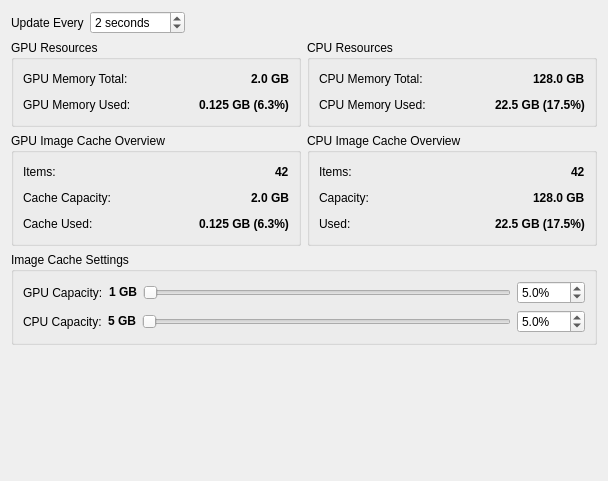
<?xml version="1.0" encoding="UTF-8"?>
<ui version="4.0">
 <class>Form</class>
 <widget class="QWidget" name="Form">
  <property name="geometry">
   <rect>
    <x>0</x>
    <y>0</y>
    <width>608</width>
    <height>481</height>
   </rect>
  </property>
  <property name="windowTitle">
   <string>Form</string>
  </property>
  <layout class="QVBoxLayout" name="verticalLayout">
   <item>
    <layout class="QHBoxLayout" name="horizontalLayout_5">
     <item>
      <widget class="QLabel" name="label_5">
       <property name="text">
        <string>Update Every</string>
       </property>
      </widget>
     </item>
     <item>
      <widget class="QSpinBox" name="updateEvery_spinBox">
       <property name="suffix">
        <string> seconds</string>
       </property>
       <property name="minimum">
        <number>1</number>
       </property>
       <property name="maximum">
        <number>300</number>
       </property>
       <property name="value">
        <number>2</number>
       </property>
      </widget>
     </item>
     <item>
      <spacer name="horizontalSpacer">
       <property name="orientation">
        <enum>Qt::Horizontal</enum>
       </property>
       <property name="sizeHint" stdset="0">
        <size>
         <width>40</width>
         <height>20</height>
        </size>
       </property>
      </spacer>
     </item>
    </layout>
   </item>
   <item>
    <layout class="QHBoxLayout" name="horizontalLayout_2">
     <item>
      <widget class="QGroupBox" name="gpuResources_groupBox">
       <property name="title">
        <string>GPU Resources</string>
       </property>
       <layout class="QHBoxLayout" name="horizontalLayout_15">
        <item>
         <layout class="QVBoxLayout" name="verticalLayout_2">
          <item>
           <layout class="QHBoxLayout" name="horizontalLayout">
            <item>
             <widget class="QLabel" name="gpuMemoryTotal_label">
              <property name="text">
               <string>GPU Memory Total:</string>
              </property>
             </widget>
            </item>
            <item>
             <spacer name="horizontalSpacer_2">
              <property name="orientation">
               <enum>Qt::Horizontal</enum>
              </property>
              <property name="sizeHint" stdset="0">
               <size>
                <width>40</width>
                <height>20</height>
               </size>
              </property>
             </spacer>
            </item>
            <item>
             <widget class="QLabel" name="gpuMemoryTotalValue_label">
              <property name="text">
               <string>&lt;html&gt;&lt;head/&gt;&lt;body&gt;&lt;p&gt;&lt;span style=&quot; font-weight:600;&quot;&gt;2.0 GB&lt;/span&gt;&lt;/p&gt;&lt;/body&gt;&lt;/html&gt;</string>
              </property>
             </widget>
            </item>
           </layout>
          </item>
          <item>
           <layout class="QHBoxLayout" name="horizontalLayout_4">
            <item>
             <widget class="QLabel" name="gpuMemoryUsed_label">
              <property name="text">
               <string>GPU Memory Used:</string>
              </property>
             </widget>
            </item>
            <item>
             <spacer name="horizontalSpacer_4">
              <property name="orientation">
               <enum>Qt::Horizontal</enum>
              </property>
              <property name="sizeHint" stdset="0">
               <size>
                <width>40</width>
                <height>20</height>
               </size>
              </property>
             </spacer>
            </item>
            <item>
             <widget class="QLabel" name="gpuMemoryUsedValue_label">
              <property name="text">
               <string>&lt;html&gt;&lt;head/&gt;&lt;body&gt;&lt;p&gt;&lt;span style=&quot; font-weight:600;&quot;&gt;0.125 GB (6.3%)&lt;/span&gt;&lt;/p&gt;&lt;/body&gt;&lt;/html&gt;</string>
              </property>
             </widget>
            </item>
           </layout>
          </item>
         </layout>
        </item>
       </layout>
      </widget>
     </item>
     <item>
      <widget class="QGroupBox" name="cpuResources_groupBox">
       <property name="title">
        <string>CPU Resources</string>
       </property>
       <layout class="QHBoxLayout" name="horizontalLayout_16">
        <item>
         <layout class="QVBoxLayout" name="verticalLayout_3">
          <item>
           <layout class="QHBoxLayout" name="horizontalLayout_6">
            <item>
             <widget class="QLabel" name="cpuMemoryTotal_label">
              <property name="text">
               <string>CPU Memory Total:</string>
              </property>
             </widget>
            </item>
            <item>
             <spacer name="horizontalSpacer_3">
              <property name="orientation">
               <enum>Qt::Horizontal</enum>
              </property>
              <property name="sizeHint" stdset="0">
               <size>
                <width>40</width>
                <height>20</height>
               </size>
              </property>
             </spacer>
            </item>
            <item>
             <widget class="QLabel" name="cpuMemoryTotalValue_label">
              <property name="text">
               <string>&lt;html&gt;&lt;head/&gt;&lt;body&gt;&lt;p&gt;&lt;span style=&quot; font-weight:600;&quot;&gt;128.0 GB&lt;/span&gt;&lt;/p&gt;&lt;/body&gt;&lt;/html&gt;</string>
              </property>
             </widget>
            </item>
           </layout>
          </item>
          <item>
           <layout class="QHBoxLayout" name="horizontalLayout_17">
            <item>
             <widget class="QLabel" name="cpuMemoryUsed_label">
              <property name="text">
               <string>CPU Memory Used:</string>
              </property>
             </widget>
            </item>
            <item>
             <spacer name="horizontalSpacer_5">
              <property name="orientation">
               <enum>Qt::Horizontal</enum>
              </property>
              <property name="sizeHint" stdset="0">
               <size>
                <width>40</width>
                <height>20</height>
               </size>
              </property>
             </spacer>
            </item>
            <item>
             <widget class="QLabel" name="cpuMemoryUsedValue_label">
              <property name="text">
               <string>&lt;html&gt;&lt;head/&gt;&lt;body&gt;&lt;p&gt;&lt;span style=&quot; font-weight:600;&quot;&gt;22.5 GB (17.5%)&lt;/span&gt;&lt;/p&gt;&lt;/body&gt;&lt;/html&gt;</string>
              </property>
             </widget>
            </item>
           </layout>
          </item>
         </layout>
        </item>
       </layout>
      </widget>
     </item>
    </layout>
   </item>
   <item>
    <layout class="QHBoxLayout" name="horizontalLayout_14">
     <item>
      <widget class="QGroupBox" name="imageCacheOverview_groupBox">
       <property name="title">
        <string>GPU Image Cache Overview</string>
       </property>
       <layout class="QVBoxLayout" name="verticalLayout_5">
        <item>
         <layout class="QHBoxLayout" name="horizontalLayout_3">
          <item>
           <widget class="QLabel" name="gpuItems_label">
            <property name="text">
             <string>Items:</string>
            </property>
           </widget>
          </item>
          <item>
           <spacer name="horizontalSpacer_6">
            <property name="orientation">
             <enum>Qt::Horizontal</enum>
            </property>
            <property name="sizeHint" stdset="0">
             <size>
              <width>40</width>
              <height>20</height>
             </size>
            </property>
           </spacer>
          </item>
          <item>
           <widget class="QLabel" name="gpuItemsValue_label">
            <property name="text">
             <string>&lt;html&gt;&lt;head/&gt;&lt;body&gt;&lt;p&gt;&lt;span style=&quot; font-weight:600;&quot;&gt;42&lt;/span&gt;&lt;/p&gt;&lt;/body&gt;&lt;/html&gt;</string>
            </property>
           </widget>
          </item>
         </layout>
        </item>
        <item>
         <layout class="QHBoxLayout" name="horizontalLayout_9">
          <item>
           <widget class="QLabel" name="gpuMemoryTotal_label_2">
            <property name="text">
             <string>Cache Capacity:</string>
            </property>
           </widget>
          </item>
          <item>
           <spacer name="horizontalSpacer_7">
            <property name="orientation">
             <enum>Qt::Horizontal</enum>
            </property>
            <property name="sizeHint" stdset="0">
             <size>
              <width>40</width>
              <height>20</height>
             </size>
            </property>
           </spacer>
          </item>
          <item>
           <widget class="QLabel" name="gpuMemoryTotalValue_label_2">
            <property name="text">
             <string>&lt;html&gt;&lt;head/&gt;&lt;body&gt;&lt;p&gt;&lt;span style=&quot; font-weight:600;&quot;&gt;2.0 GB&lt;/span&gt;&lt;/p&gt;&lt;/body&gt;&lt;/html&gt;</string>
            </property>
           </widget>
          </item>
         </layout>
        </item>
        <item>
         <layout class="QHBoxLayout" name="horizontalLayout_10">
          <item>
           <widget class="QLabel" name="gpuMemoryUsed_label_2">
            <property name="text">
             <string>Cache Used:</string>
            </property>
           </widget>
          </item>
          <item>
           <spacer name="horizontalSpacer_8">
            <property name="orientation">
             <enum>Qt::Horizontal</enum>
            </property>
            <property name="sizeHint" stdset="0">
             <size>
              <width>40</width>
              <height>20</height>
             </size>
            </property>
           </spacer>
          </item>
          <item>
           <widget class="QLabel" name="gpuMemoryUsedValue_label_2">
            <property name="text">
             <string>&lt;html&gt;&lt;head/&gt;&lt;body&gt;&lt;p&gt;&lt;span style=&quot; font-weight:600;&quot;&gt;0.125 GB (6.3%)&lt;/span&gt;&lt;/p&gt;&lt;/body&gt;&lt;/html&gt;</string>
            </property>
           </widget>
          </item>
         </layout>
        </item>
       </layout>
      </widget>
     </item>
     <item>
      <widget class="QGroupBox" name="imageCacheOverview_groupBox_2">
       <property name="title">
        <string>CPU Image Cache Overview</string>
       </property>
       <layout class="QVBoxLayout" name="verticalLayout_6">
        <item>
         <layout class="QHBoxLayout" name="horizontalLayout_11">
          <item>
           <widget class="QLabel" name="cpuItems_label">
            <property name="text">
             <string>Items:</string>
            </property>
           </widget>
          </item>
          <item>
           <spacer name="horizontalSpacer_9">
            <property name="orientation">
             <enum>Qt::Horizontal</enum>
            </property>
            <property name="sizeHint" stdset="0">
             <size>
              <width>40</width>
              <height>20</height>
             </size>
            </property>
           </spacer>
          </item>
          <item>
           <widget class="QLabel" name="cpuItemsValue_label">
            <property name="text">
             <string>&lt;html&gt;&lt;head/&gt;&lt;body&gt;&lt;p&gt;&lt;span style=&quot; font-weight:600;&quot;&gt;42&lt;/span&gt;&lt;/p&gt;&lt;/body&gt;&lt;/html&gt;</string>
            </property>
           </widget>
          </item>
         </layout>
        </item>
        <item>
         <layout class="QHBoxLayout" name="horizontalLayout_12">
          <item>
           <widget class="QLabel" name="cpuMemoryTotal_label_2">
            <property name="text">
             <string>Capacity:</string>
            </property>
           </widget>
          </item>
          <item>
           <spacer name="horizontalSpacer_10">
            <property name="orientation">
             <enum>Qt::Horizontal</enum>
            </property>
            <property name="sizeHint" stdset="0">
             <size>
              <width>40</width>
              <height>20</height>
             </size>
            </property>
           </spacer>
          </item>
          <item>
           <widget class="QLabel" name="cpuMemoryTotalValue_label_2">
            <property name="text">
             <string>&lt;html&gt;&lt;head/&gt;&lt;body&gt;&lt;p&gt;&lt;span style=&quot; font-weight:600;&quot;&gt;128.0 GB&lt;/span&gt;&lt;/p&gt;&lt;/body&gt;&lt;/html&gt;</string>
            </property>
           </widget>
          </item>
         </layout>
        </item>
        <item>
         <layout class="QHBoxLayout" name="horizontalLayout_13">
          <item>
           <widget class="QLabel" name="cpuMemoryUsed_label_2">
            <property name="text">
             <string>Used:</string>
            </property>
           </widget>
          </item>
          <item>
           <spacer name="horizontalSpacer_11">
            <property name="orientation">
             <enum>Qt::Horizontal</enum>
            </property>
            <property name="sizeHint" stdset="0">
             <size>
              <width>40</width>
              <height>20</height>
             </size>
            </property>
           </spacer>
          </item>
          <item>
           <widget class="QLabel" name="cpuMemoryUsedValue_label_2">
            <property name="text">
             <string>&lt;html&gt;&lt;head/&gt;&lt;body&gt;&lt;p&gt;&lt;span style=&quot; font-weight:600;&quot;&gt;22.5 GB (17.5%)&lt;/span&gt;&lt;/p&gt;&lt;/body&gt;&lt;/html&gt;</string>
            </property>
           </widget>
          </item>
         </layout>
        </item>
       </layout>
      </widget>
     </item>
    </layout>
   </item>
   <item>
    <widget class="QGroupBox" name="imageCacheSettings_groupBox">
     <property name="title">
      <string>Image Cache Settings</string>
     </property>
     <layout class="QVBoxLayout" name="verticalLayout_4">
      <item>
       <layout class="QHBoxLayout" name="horizontalLayout_8">
        <item>
         <widget class="QLabel" name="gpuCacheCapacity_label">
          <property name="text">
           <string>GPU Capacity:</string>
          </property>
         </widget>
        </item>
        <item>
         <widget class="QLabel" name="gpuCacheCapacityGigaBytes_label">
          <property name="text">
           <string>&lt;html&gt;&lt;head/&gt;&lt;body&gt;&lt;p&gt;&lt;span style=&quot; font-weight:600;&quot;&gt;1 GB&lt;/span&gt;&lt;/p&gt;&lt;/body&gt;&lt;/html&gt;</string>
          </property>
         </widget>
        </item>
        <item>
         <widget class="QSlider" name="gpuCacheCapacity_horizontalSlider">
          <property name="orientation">
           <enum>Qt::Horizontal</enum>
          </property>
         </widget>
        </item>
        <item>
         <widget class="QDoubleSpinBox" name="gpuCacheCapacity_doubleSpinBox">
          <property name="suffix">
           <string>%</string>
          </property>
          <property name="decimals">
           <number>1</number>
          </property>
          <property name="maximum">
           <double>100.000000000000000</double>
          </property>
          <property name="singleStep">
           <double>5.000000000000000</double>
          </property>
          <property name="value">
           <double>5.000000000000000</double>
          </property>
         </widget>
        </item>
       </layout>
      </item>
      <item>
       <layout class="QHBoxLayout" name="horizontalLayout_7">
        <item>
         <widget class="QLabel" name="cpuCacheCapacity_label">
          <property name="text">
           <string>CPU Capacity:</string>
          </property>
         </widget>
        </item>
        <item>
         <widget class="QLabel" name="cpuCacheCapacityGigaBytes_label">
          <property name="text">
           <string>&lt;html&gt;&lt;head/&gt;&lt;body&gt;&lt;p&gt;&lt;span style=&quot; font-weight:600;&quot;&gt;5 GB&lt;/span&gt;&lt;/p&gt;&lt;/body&gt;&lt;/html&gt;</string>
          </property>
         </widget>
        </item>
        <item>
         <widget class="QSlider" name="cpuCacheCapacity_horizontalSlider">
          <property name="orientation">
           <enum>Qt::Horizontal</enum>
          </property>
         </widget>
        </item>
        <item>
         <widget class="QDoubleSpinBox" name="cpuCacheCapacity_doubleSpinBox">
          <property name="suffix">
           <string>%</string>
          </property>
          <property name="decimals">
           <number>1</number>
          </property>
          <property name="maximum">
           <double>100.000000000000000</double>
          </property>
          <property name="singleStep">
           <double>5.000000000000000</double>
          </property>
          <property name="value">
           <double>5.000000000000000</double>
          </property>
         </widget>
        </item>
       </layout>
      </item>
     </layout>
    </widget>
   </item>
   <item>
    <spacer name="verticalSpacer">
     <property name="orientation">
      <enum>Qt::Vertical</enum>
     </property>
     <property name="sizeHint" stdset="0">
      <size>
       <width>20</width>
       <height>40</height>
      </size>
     </property>
    </spacer>
   </item>
  </layout>
 </widget>
 <resources/>
 <connections/>
</ui>
